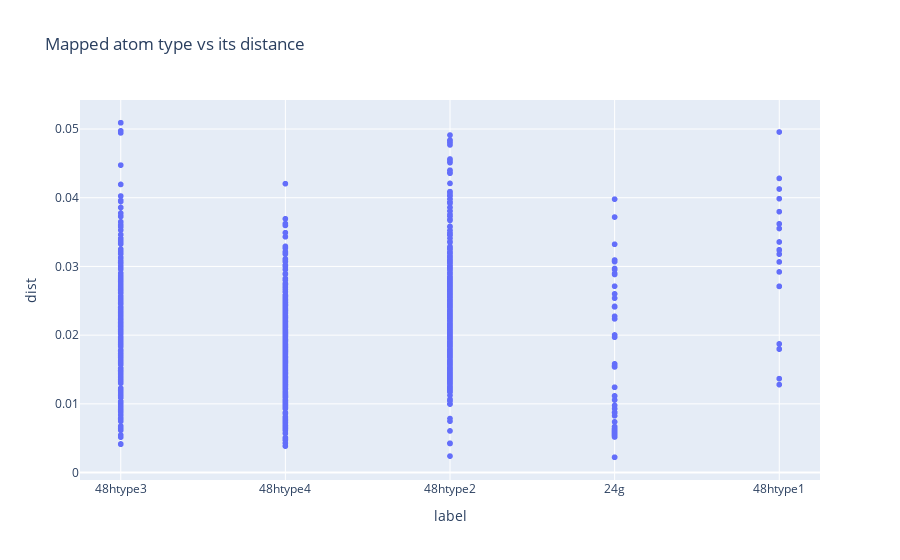
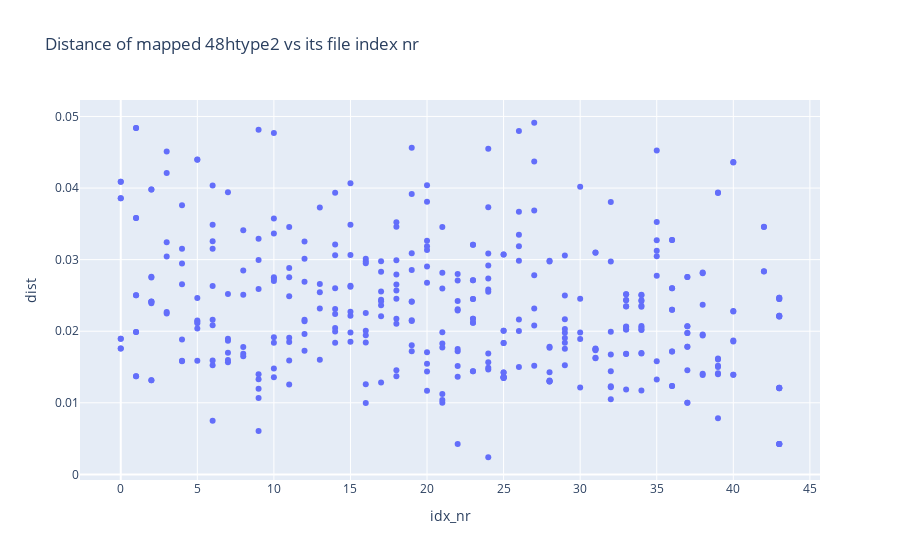

Source (notebook cell) for these figures, in order:
### Code cell
df = plot_mapped_label_vs_dist_and_histogram(file_loc_important_cols_sorted, litype, category_data = "mapping", el = "Li")

df_48htype2 = df.loc[df['label'] == '48htype2']

fig = px.scatter(df_48htype2, 
                x = 'idx_nr', 
                y = 'dist',
                title = 'Distance of mapped 48htype2 vs its file index nr'
                )

fig.show(config={'scrollZoom': True})

### Figure 1 — Plotly figure (JSON) as saved in the notebook; plotly's stock layout.template omitted (floating-point values rounded to 4 significant figures; data arrays with more than 128 entries replaced by an {"elided": "..."} marker saying what was removed)
{"data": [{"hovertemplate": "label=%{x}<br>dist=%{y}<extra></extra>", "legendgroup": "", "marker": {"color": "#636efa", "symbol": "circle"}, "mode": "markers", "name": "", "showlegend": false, "type": "scattergl", "x": {"elided": "1264 str values"}, "xaxis": "x", "y": {"elided": "1264 float values"}, "yaxis": "y"}], "layout": {"legend": {"tracegroupgap": 0}, "title": {"text": "Mapped atom type vs its distance"}, "xaxis": {"anchor": "y", "domain": [0, 1], "title": {"text": "label"}}, "yaxis": {"anchor": "x", "domain": [0, 1], "title": {"text": "dist"}}}}

### Figure 2 — Plotly figure (JSON) as saved in the notebook; plotly's stock layout.template omitted (floating-point values rounded to 4 significant figures; data arrays with more than 128 entries replaced by an {"elided": "..."} marker saying what was removed)
{"data": [{"hovertemplate": "idx_nr=%{x}<br>dist=%{y}<extra></extra>", "legendgroup": "", "marker": {"color": "#636efa", "symbol": "circle"}, "mode": "markers", "name": "", "orientation": "v", "showlegend": false, "type": "scatter", "x": {"elided": "388 int values"}, "xaxis": "x", "y": {"elided": "388 float values"}, "yaxis": "y"}], "layout": {"legend": {"tracegroupgap": 0}, "title": {"text": "Distance of mapped 48htype2 vs its file index nr"}, "xaxis": {"anchor": "y", "domain": [0, 1], "title": {"text": "idx_nr"}}, "yaxis": {"anchor": "x", "domain": [0, 1], "title": {"text": "dist"}}}}
